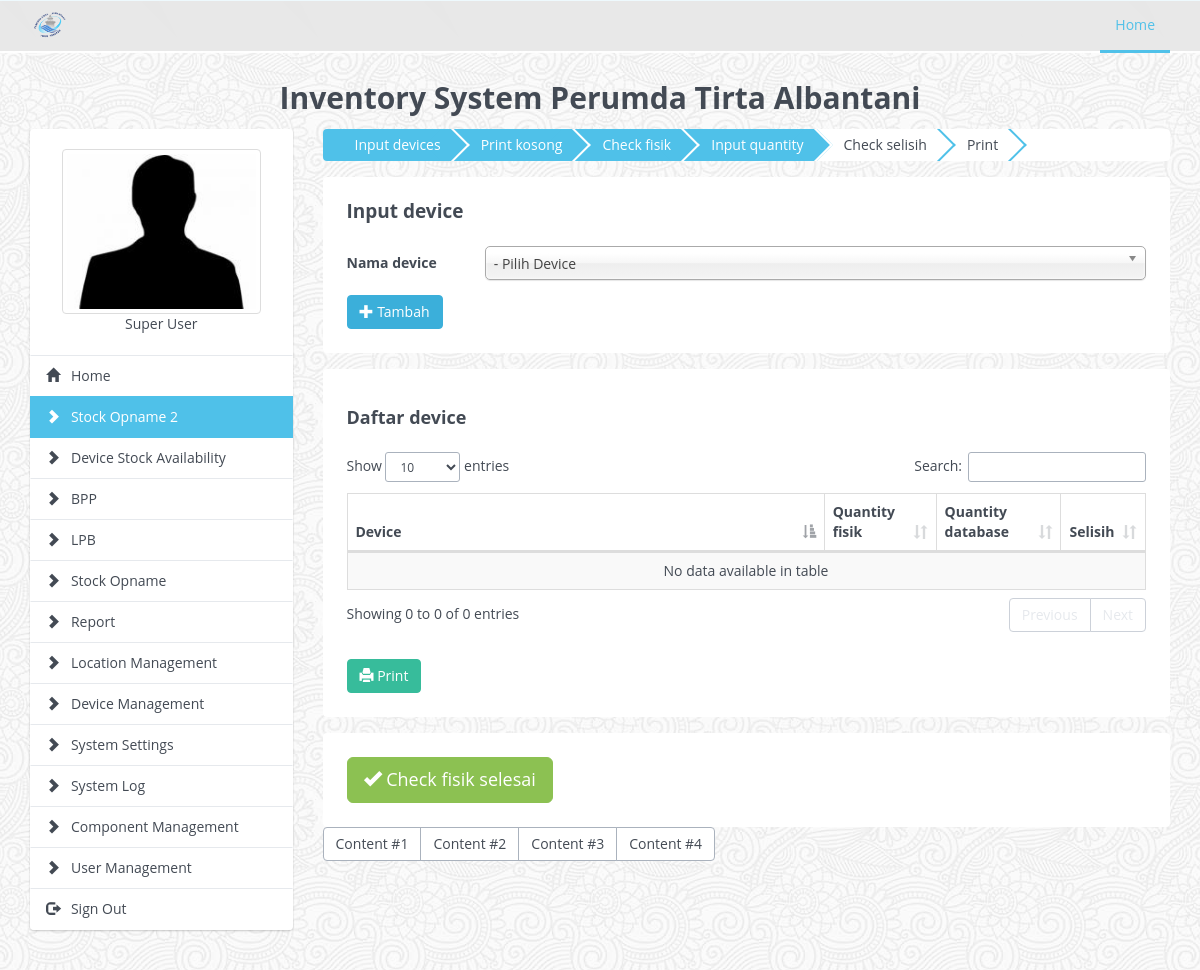
Page /stock_opname_2.php (signed in) on the committed database.
### tables this page shows
CREATE TABLE `system_settings` (
  `setting_name` varchar(50) NOT NULL COMMENT 'Setting Name',
  `setting_value` text NOT NULL COMMENT 'Values',
  `active` enum('yes','no') NOT NULL DEFAULT 'yes',
  `created_by` varchar(30) NOT NULL,
  `created_date` datetime NOT NULL,
  `updated_by` varchar(30) NOT NULL,
  `updated_date` datetime NOT NULL,
  `revision` tinyint NOT NULL DEFAULT '0',
  PRIMARY KEY (`setting_name`)
);

CREATE TABLE `component` (
  `component_id` int NOT NULL AUTO_INCREMENT,
  `component_name` varchar(30) NOT NULL COMMENT 'Component Name',
  `component_page` varchar(100) NOT NULL COMMENT 'Component Page',
  `component_type` enum('system','standard') NOT NULL DEFAULT 'standard' COMMENT 'Component Type',
  `active` enum('yes','no') NOT NULL DEFAULT 'yes' COMMENT 'Active Status',
  `created_by` varchar(30) NOT NULL,
  `created_date` datetime NOT NULL,
  `updated_by` varchar(30) NOT NULL,
  `updated_date` datetime NOT NULL,
  `revision` tinyint NOT NULL DEFAULT '0',
  PRIMARY KEY (`component_id`)
);

### lib/db.class.php (called while the page is built, shortened)
<?php
class DB
{
	private $pdo;
	private $sQuery;
	private function Connect()
	{
		$dsn = 'mysql:dbname=' . $_ENV['DBNAME'] . ';host=' . $_ENV['HOST'] . '';
		try {
			$this->pdo = new PDO($dsn, $_ENV['USER'], $_ENV['PASSWORD'], array(PDO::MYSQL_ATTR_INIT_COMMAND => "SET NAMES utf8"));
			$this->pdo->setAttribute(PDO::ATTR_ERRMODE, PDO::ERRMODE_EXCEPTION);
			$this->pdo->setAttribute(PDO::ATTR_EMULATE_PREPARES, false);
			$this->bConnected = true;
		} catch (PDOException $e) {
			echo $this->ExceptionLog($e->getMessage());
			die();
		}
	}
	private function Init($query, $parameters = "")
	{
		try {
			$this->sQuery = $this->pdo->prepare($query);
			$this->succes 	= $this->sQuery->execute();
		} catch (PDOException $e) {
			echo $this->ExceptionLog($e->getMessage(), $query);
			die();
		}
	}
	public function query($query, $params = null, $fetchmode = PDO::FETCH_ASSOC)
	{
		$query = trim($query);
		$this->Init($query, $params);
		$rawStatement = explode(" ", $query);
		$statement = strtolower($rawStatement[0]);
		if ($statement === 'select' || $statement === 'show') {
			return $this->sQuery->fetchAll($fetchmode);
		} elseif ($statement === 'insert' ||  $statement === 'update' || $statement === 'delete') {
			return $this->sQuery->rowCount();
		} else {
			return NULL;
		}
	}
	public function single($query, $params = null)
	{
		$this->Init($query, $params);
		return $this->sQuery->fetchColumn();
	}
}

### class/inventory.class.php (called while the page is built, shortened)
<?php
require_once(__DIR__ . '/../lib/db.class.php');
class Inventory
{
	public function __construct() {
		$this->db = new DB();
	}
	public function setting_data($setting_name)
	{
		$query         = "SELECT setting_value FROM system_settings WHERE setting_name = '$setting_name' AND active = 'yes'";
		$setting_value = $this->db->single($query);
		return $setting_value;
	}
	public function main_menu($privileges)
	{
		if ($privileges!="*") {
			$query = "SELECT component_id, component_name, component_page FROM component WHERE component_id IN ($privileges) AND active = 'yes' ORDER BY component_type DESC";
		}
		else {
			$query = "SELECT component_id, component_name, component_page FROM component WHERE active = 'yes' ORDER BY component_type DESC";
		}
		$main_menu_array = $this->db->query($query);
		return $main_menu_array;
	}
}
?>

### stock_opname_2.php (the view, shortened to what this page needs)
<?php
require_once(__DIR__ . '/lib/db.class.php');
require_once(__DIR__ . '/class/inventory.class.php');
$invClass  = new Inventory();
include("./include/include_header.php");
?>
<div class="col-lg-9 col-md-9 col-sm-12 col-xs-12">
  <ol class="breadcrumb-progress bg-white mb-2" id="breadcrumb">
    <li ><span>Input devices</span></li>
    <li><span>Print kosong</span></li>
    <li><span>Check fisik</span></li>
    <li class="active"><span>Input quantity</span></li>
    <li><span>Check selisih</span></li>
    <li><span>Print</span></li>
  </ol>
  <div class="step" id="step_1">
  <div class="card mb-2">
    <div class="card-title">
      <h4 class="m-0">Input device</h4>
    </div>
    <div class="card-body">
      <form class="form-horizontal">
        <div class="form-group">
          <label class="control-label col-sm-2 text-left">Nama device</label>
          <div class="col-sm-10">
            <select class="form-control chosen-select" name="select_device" id="select_device" required>
              <option value="">- Pilih Device</option>
            </select>
          </div>
        </div>
        <button class="btn btn-primary" id="btn_tambah"><span class="glyphicon glyphicon-plus
"></span> Tambah</button>
      </form>
    </div>
  </div>
  <div class="card mb-2">
    <div class="card-title">
      <h5>Daftar device</h5>
    </div>
    <div class="card-body">
      <table class="table table-striped table-bordered" id="table_empty">
        <thead>
          <tr>
            <th>Device</th>
            <th>Quantity fisik</th>
            <th>Quantity database</th>
            <th>Selisih</th>
          </tr>
        </thead>
        <tbody>
        </tbody>
      </table>
      <br>
      <a href="reports/opname_empty.php" class="btn btn-info" target="_blank"><span class="glyphicon glyphicon-print
"></span> Print</a>
    </div>
  </div>
  </div>
  <div class="step" id="step_2">
  <div class="card">
    <button class="btn btn-lg btn-success">
      <span class="glyphicon glyphicon-ok
"></span> Check fisik selesai
    </button>
  </div>
  </div>
  <div id="container">
    <div class="btn-group" role="group" aria-label="...">
      <button id="btn_content_1" data-target="#content_1" type="button" class="btn btn-default btn-content">Content #1</button>
      <button id="btn_content_2" data-target="#content_2" type="button" class="btn btn-default btn-content">Content #2</button>
      <button id="btn_content_3" data-target="#content_3" type="button" class="btn btn-default btn-content">Content #3</button>
      <button id="btn_content_4" data-target="#content_4" type="button" class="btn btn-default btn-content">Content #4</button>
    </div>
  </div>
</div>
<?php
include("./include/include_footer.php");
include("./include/init_datatables.php");
?>

### include/include_header.php (shortened to what this page needs)
<?php
	$current_page      = basename($_SERVER['PHP_SELF']);
	$main_menu_array   = $invClass->main_menu($_SESSION['privileges']);
	$display_menu      = "";
	foreach ($main_menu_array as $main_menu) {
		$component_name = $main_menu['component_name'];
		$component_page = $main_menu['component_page'];
		if ($current_page==$component_page) {
			$display_menu .= "<a href='$component_page' class='list-group-item active' title='$component_name'><i class='glyphicon glyphicon-chevron-right'></i> &nbsp; $component_name</a>";
		} else {
			$display_menu .= "<a href='$component_page' class='list-group-item' title='$component_name'><i class='glyphicon glyphicon-chevron-right'></i> &nbsp; $component_name</a>";
		}
		if ($current_page=="dashboard.php") {
			$home_link = "active";
		} else {
			$home_link = "";
		}
	}
?>
	<!DOCTYPE html>
		<html>
		<head>
			<link rel="stylesheet" type="text/css" href="./assets/css/<?php if ($invClass->setting_data("color_scheme")!="") { echo $invClass->setting_data("color_scheme"); } else {echo "site-default.min.css";} ?>">
			<link rel="stylesheet" type="text/css" href="./assets/plugins/pace/pace.css">
			<link rel="stylesheet" href="./assets/css/style.css">
		</head>
		<body background="./assets/images/backgrounds/<?php if ($invClass->setting_data("body_background")!="") { echo $invClass->setting_data("body_background"); } else {echo "symphony.png";} ?>">
			<div class="docs-header">
				<nav class="navbar navbar-default navbar-custom" role="navigation">
					<div class="container">
						<div class="navbar-header">
							<a class="navbar-brand" href="dashboard.php">
								<img src="./assets/images/<?php if ($invClass->setting_data("inventory_logo")!="") { echo $invClass->setting_data("inventory_logo"); } else {echo "logo.png";} ?>" height="40">
							</a>
						</div>
						<div class="collapse navbar-collapse">
							<ul class="nav navbar-nav navbar-right">
								<li><a class="nav-link current" href="dashboard.php" >Home</a></li>
							</ul>
						</div>
					</div>
				</nav>
			</div>
			<div class="container document">
				<div class="row">
					<div class="col-lg-12 col-md-12 col-sm-12 col-xs-12">
						<h3 class="text-center">
							<?php
							if ($invClass->setting_data("inventory_name")!="") {
								echo $invClass->setting_data("inventory_name");
							} else {
								echo "Inventory System";
							} ?>  Perumda Tirta Albantani
						</h3>
					</div>
				</div>
			</div>
			<div class="container document">
				<div class="row">
					<div class="col-lg-3 col-md-3 col-sm-12 col-xs-12">
						<div class="list-group">
							<li class="list-group-item">
								<div class="text-center">
									<a href='my_profile.php' class='list-group-item text-center' title='My Profile'>
										<img src="<?php echo $_SESSION['user_photo'] ?>" class="img-thumbnail" height="120px" /><br>
										<?php echo $_SESSION['first_name']. " " .$_SESSION['last_name'] ?>
									</a>
								</div>
							</li>
							<a href="dashboard.php" class="list-group-item <?php echo $home_link; ?>" title="Dashboard"><i class="glyphicon glyphicon-home"></i> &nbsp; Home</a>
							<?php
								echo $display_menu;
							?>
							<a href="#" class="list-group-item" id="sign_out" title="Sign Out"><i class="glyphicon glyphicon-log-out"></i> &nbsp; Sign Out</a>
						</div>
					</div>

### assets/css/style.css (style rules this page uses)
.m-0 { margin: 0 !important; }
.mb-2 { margin-bottom: 16px !important; }
.text-left { text-align: left !important; }
.text-center { text-align: center !important; }
.bg-white { background-color: white; }
.breadcrumb-progress { display: flex; padding: 0; margin: 0; list-style: none; border-radius: 4px; overflow: hidden; --blue: #4fc1e9; --white: white; }
.breadcrumb-progress > li { padding-left: 32px; padding-right: 8px; position: relative; height: 32px; display: flex; align-items: center; cursor: pointer; }
.breadcrumb-progress > li > span { z-index: 2; }
.breadcrumb-progress > li.blue { background-color: var(--blue); color: white; }
.breadcrumb-progress > li::after { content: ''; display: block; height: 32px; width: 32px; position: absolute; top: 0; right: 0; transform: rotate(45deg) translate(10px, -10px); z-index: 1; border-top: 2px solid var(--blue); border-right: 2px solid var(--blue); }
.breadcrumb-progress > li.blue::after { background-color: var(--blue); border-top: 2px solid var(--white); border-right: 2px solid var(--white); }
.card { background-color: white; border-radius: 4px; padding: 24px; }
.card-title { margin-bottom: 24px; }

### rows in the picture
system_settings: setting_value (picture)
system_settings: setting_value "Inventory System"
component: component_name "Stock Opname 2"
component: component_name "Device Stock Availability"
component: component_name "BPP"
component: component_name "LPB"
component: component_name "Stock Opname"
component: component_name "Report"
component: component_name "Location Management"
component: component_name "Device Management"
component: component_name "System Settings"
component: component_name "System Log"
component: component_name "Component Management"
component: component_name "User Management"

### other values in the picture
$_SESSION['first_name'] "Super"
$_SESSION['last_name'] "User"
